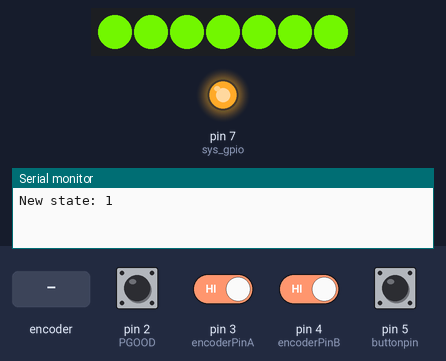
The sketch below on a simulated Arduino Uno, built with avr-gcc and run on an emulated ATmega328P. Parts: 7 RGB LEDs in strip order, left to right, output pins drawn as LEDs (lit = HIGH), the last lines printed to the serial monitor. The test bench sets the inputs (shaded band); at power-on: pin 2 (PGOOD), pin 3 (encoderPinA), pin 4 (encoderPinB), pin 5 (buttonpin) HIGH. Random numbers use the default seed unless the sketch sets one.

Above: at 1.2 s.
1.3 s: pin 5 (buttonpin) pulled LOW for 3.2 s
At 4.5 s:
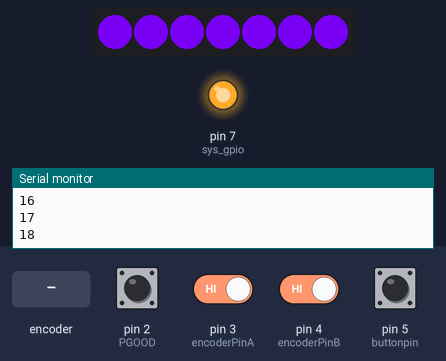
6.0 s: pin 5 (buttonpin) pulled LOW for 1 s
8.5 s: pin 5 (buttonpin) pulled LOW for 3.2 s
At 9.24 s:
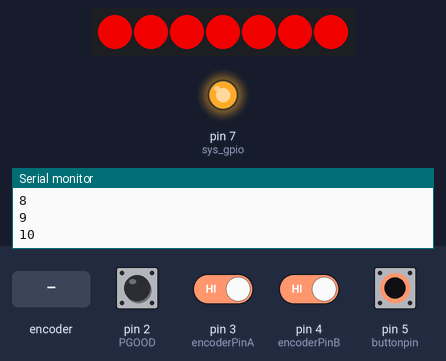
12.3 s: rotary encoder on pin 3 (encoderPinA) / pin 4 (encoderPinB) turned 1 step (first pin leading)
At 12.52 s:
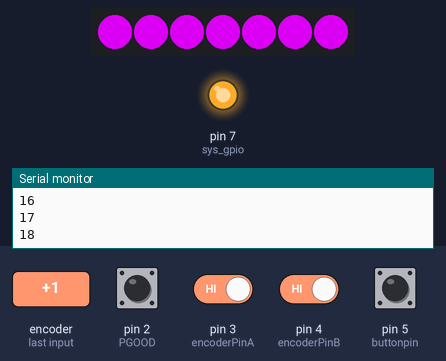
15.5 s: rotary encoder on pin 3 (encoderPinA) / pin 4 (encoderPinB) turned 1 step (first pin leading)
At 16.52 s:
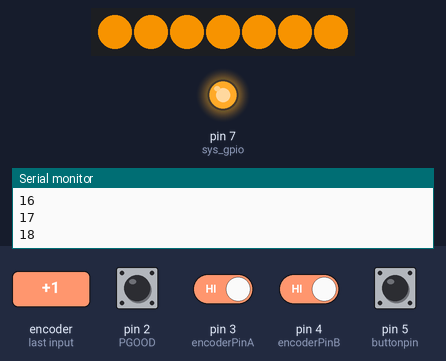
Timing chart, 0 to 25.6 s (numbered marks = the images above; inputs shaded):
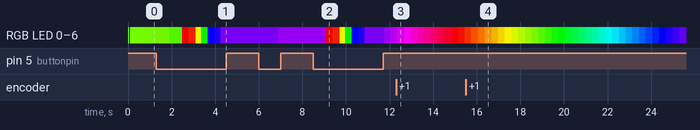

Measured:
- after the input at 8.5 s, RGB LED 0–6: RGB(132, 0, 213) → RGB(213, 0, 0) after 0.59 s, → RGB(213, 27, 0) 0.31 s later, → RGB(213, 213, 0) 0.31 s later, → RGB(0, 213, 0) 0.27 s later, … (15 changes in this stretch); the LEDs: change after 0.59 s (image 2)

The sketch:

RGB_Control_NodeMCU.ino
```cpp
#include <Adafruit_NeoPixel.h>
#include <EEPROM.h> //This will be used to store the state value to enter after startup
#include <Arduino.h>
#include <Math.h>
#include "TimerOne.h"

const int N_LEDS = 7;
double exposure = 10;
double wait = 65525/1000;
double hue = 0;
int brightness = 255;
int multiplier = 0;
int newmult = 0;
int pixel = 0;
int boot = 0;

//Encoder pins
const int encoderPinA= 3;
const int encoderPinB= 4;
boolean encoderA = 0;
boolean encoderB = 0;
const int buttonpin = 5;
int encoder = 0;
int button = 0;
int prevbutton = 0;
int buttoncount = 0;

//BQ charger related pins and reads
const int PGOOD = 2;
boolean PGOOD_read = 0;
const int sys_gpio = 7;


//"sleep timer"
/*
 * If the difference between mill1 and mill2
 */

unsigned long millis1 = 0;
unsigned long millis2 = 0;
int count = 0;


int mainstate = 0; //
/*
   0 = startup
   1 = glow with encoder controlled color
   2 = rainbow glow (Raph's code)
   3 = no glow hum with encoder controlled color
   4 = 'fire' flucation with encoder controlled color
   5 = RED
   6 = BLUE
   7 = YELLOW
   8 = GREEN
   9 = BLUE
   10 = INDIGO
   11 = VIOLET
   12 = Charging

   5 - 11 have pot controlled brightness

*/

int timebased = 0; //case 2 and 1

// Fire
unsigned int array[4000];
int bright4 = 0;

Adafruit_NeoPixel strip = Adafruit_NeoPixel(N_LEDS, 6, NEO_GRB + NEO_KHZ800);


void setup() {


  strip.fill(strip.Color(0, 0, 0));
  strip.setBrightness(255);
  strip.show();
  Serial.begin(115200); // initialize serial communication at 115200

  pinMode(PGOOD, INPUT); //set as input just to read when USB is powered
  pinMode(sys_gpio, OUTPUT); //set as output to control the FET that can disconnect the sys_gpio
  digitalWrite(sys_gpio, HIGH);
  PGOOD_read = digitalRead(PGOOD); //0 = Low = USB powered, 1 = High = No USB power
  if(PGOOD_read == LOW) {
    mainstate = 13; //keeps the RGB off when powered off of usb
  }
  else {
    mainstate = 0;
    //mainstate should remain 0 to allow for proper stuff
  }


  noInterrupts();
  strip.begin();
  strip.fill(strip.Color(0, 0, 0));
  strip.show();
  hue = random(0, 65534);
  schwoom();

  // create timer clocks
  // 1. 10ms clock for glows
  // create interrupt based on timer
  Timer1.initialize(14000);
  Timer1.attachInterrupt(background);

  pinMode(encoderPinA, INPUT_PULLUP);
  pinMode(encoderPinB, INPUT_PULLUP);
  pinMode(buttonpin, INPUT_PULLUP);
  digitalWrite(encoderPinA, HIGH);
  digitalWrite(encoderPinB, HIGH);
  attachInterrupt(1, EncoderAISR, CHANGE);

  // create interrupt based on button (from rotatry encoder). I may not need this?

  //read EEPROM for state to enter after startup.
  //Can't build a lightsaber without the "scwhoom" animation.
  //schwoomanimation()
  //read EEPROM
  //
  interrupts();
  millis1 = millis();
}

void loop() {
}


void stateincrement() { //should also blink blink to indicate new state

  switch(mainstate) {
    case 11:
      mainstate = 0;
      break;
    case 13:
      mainstate = 13;
      break;
    default:
      mainstate++;
      break;
  }
  Serial.print("New state: ");
  Serial.println(mainstate);
}

void schwoom() {
  for(int i = 0; i<N_LEDS; i++) {
    strip.setPixelColor(i, strip.ColorHSV(hue));
    strip.show();
  }
}

void background() { //10ms timer ISR
//  Serial.println(" Timer ISR begin" ); //useful for seeing Hz of TimerISR
  millis2 = millis();
  if(millis2 - millis1 >= 1000) {
    millis1 = millis2;
    count += 1;
    if(count >= 900) {
      digitalWrite(sys_gpio, LOW);
    }
  }
  switch(mainstate) {
    case 0: //start up
      stateincrement();
//      strip.setBrightness(brightness); //apply brightness
//      strip.fill(strip.ColorHSV(hue));           //apply color
      break;
    case 1: //humming brightness
      if(timebased >= 2){
          switch (multiplier) {
            case 0: //increasing brightness
              brightness += 1;
              if (brightness >= 254) {
                multiplier = 1;
              }
              break;
            case 1: //decreasing brightness
              brightness -= 1;
              if (brightness <= 21) {
                multiplier = 0;
              }
              break;
            }
        timebased = 0;
      }
      else { timebased++;}
//      Serial.println(brightness); //Debug line
      strip.setBrightness(brightness); //apply brightness
      strip.fill(strip.ColorHSV(hue));           //apply color
      break;
    case 2: //Raph's code
      hue += wait;
      if(hue > 65535) {hue = 0;}
      strip.fill(strip.ColorHSV(hue));           //apply color
      strip.show();                              // show on RGB strip
      break;
    case 3: //not going to vary with time, only encoder
      strip.setBrightness(brightness); //apply brightness
      strip.fill(strip.ColorHSV(hue));           //apply color
      break;
    case 4: //Brightness controlled randomlly
      if(pixel < N_LEDS) {
        bright4 = min( (int) round(41*sin(2*3.14*2000*pixel/100000)+120-41*cos(3.14*2000*pixel/100000)+41*sin(2*3.14*pixel/14)), 255);
        pixel+=1;
      }
      else {
        pixel = 0;
      }
      // Debug Lines
//      Serial.print("Brightness: ");
//      Serial.print(bright4);
//      Serial.print(" | pixel: ");
//      Serial.println(pixel);
      break;
    case 5:  //R
      hue = 65535*00/360;
      strip.fill(strip.ColorHSV(hue));
      break;
    case 6:  //O
      hue = 1430;
      strip.fill(strip.ColorHSV(hue));
      break;
    case 7:  //Y
      hue = 65535*60/360;
      strip.fill(strip.ColorHSV(hue));
      break;
    case 8:  //G
      hue = 65535*120/360;
      strip.fill(strip.ColorHSV(hue));
      break;
    case 9:  //B
      hue = 65535*240/360;
      strip.fill(strip.ColorHSV(hue));
      break;
    case 10: //I
      hue = 65535*247.6/360;
      strip.fill(strip.ColorHSV(hue));
      break;
    case 11: //V
      hue = 65535*270/360;
      strip.fill(strip.ColorHSV(hue));
      break;
//    case 12:
//      if(pixel < N_LEDS) {
//        bright4 = min( (int) round(41*sin(2*3.14*2000*pixel/100000)+120-41*cos(3.14*2000*pixel/100000)+41*sin(2*3.14*pixel/14)), 255);
//        pixel+=1;
//      }
//      else {
//        pixel = 0;
//      }
//      break;
    case 13:
      strip.fill(strip.Color(0, 0, 0));
      strip.show();
      break;
  }

  button = digitalRead(buttonpin);
  if(button != prevbutton) {
    buttoncount = 0;
  }
  if(!button) { //pressed
    Serial.println(buttoncount);
    switch(buttoncount) {
      case 20:
        Serial.println("Button presse!");
        stateincrement();
        buttoncount = 0;
        break;
      default:
        buttoncount++;
        break;
    }
  }
  prevbutton = button;


//  Serial.println(brightness); //debug line

  strip.show();                              // show on RGB strip
//  timer1_write(1000); //reset timer
}


void EncoderAISR(void) {
  encoderA = digitalRead(encoderPinA);
  encoderB = digitalRead(encoderPinB);

  encoder = (encoderA << 1 | encoderB);
  switch(mainstate) {
    case 0: //start up
      break;
    case 1: case 3: case 4: //hue controlled by encoder
      switch(encoder) {
        case 0: //counterclockwise
          hue-= wait*4;
          break;
        case 1: //clockwise
          hue += wait*4;
          break;

      }
      Serial.println(hue);

      break;
    case 2: case 5: case 6: case 7: case 8: case 9: case 10: case 11: //brightness controlled by encoder
      switch(encoder) {
        case 0: //counterclockwise
          brightness-= 10;
          break;
        case 1: //clockwise
          brightness += 10;
          break;

      }
      strip.setBrightness(brightness); //apply brightness
      strip.show();
      break;
  }
  if(brightness > 255) {brightness = 255;}
  if(brightness < 0  ) {brightness =   0;}

  if(hue > 65535) {hue = 0;}
  if(hue < 0  ) {hue =   65534;}
//  strip.fill(strip.ColorHSV(hue));           //apply color
//  strip.show();                              // show on RGB strip
  // Debug serial prints
//  Serial.print("Encoder ");
//  Serial.println(encoder);
//
//  Serial.print("| Brightness  ");
//  Serial.print(brightness);
//
//  Serial.print(" | Encoder A: ");
//  Serial.print(encoderA);
//
//  Serial.print(" | Encoder B: ");
//  Serial.println(encoderB);
}
```
